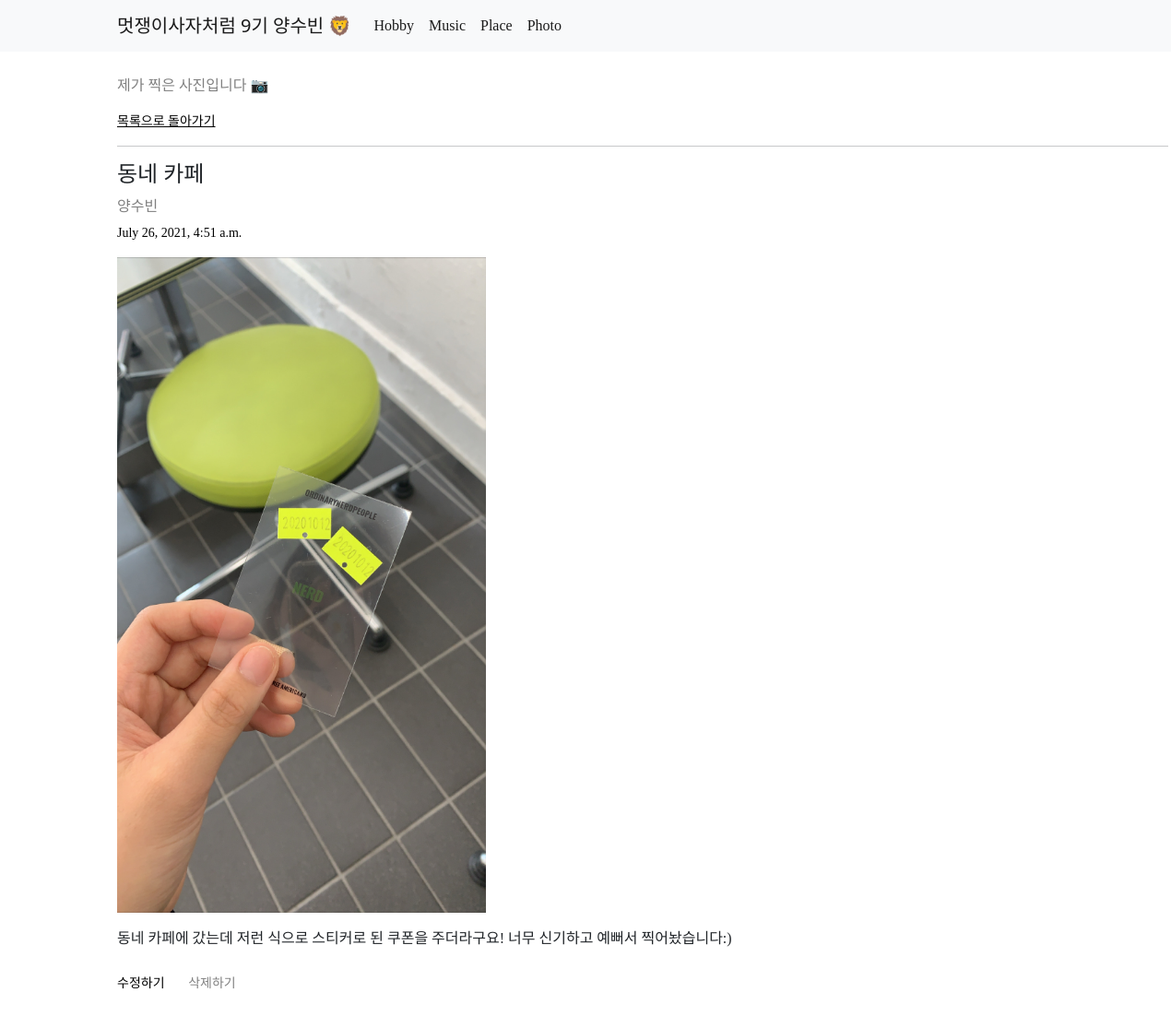
The app's page /15, older data.
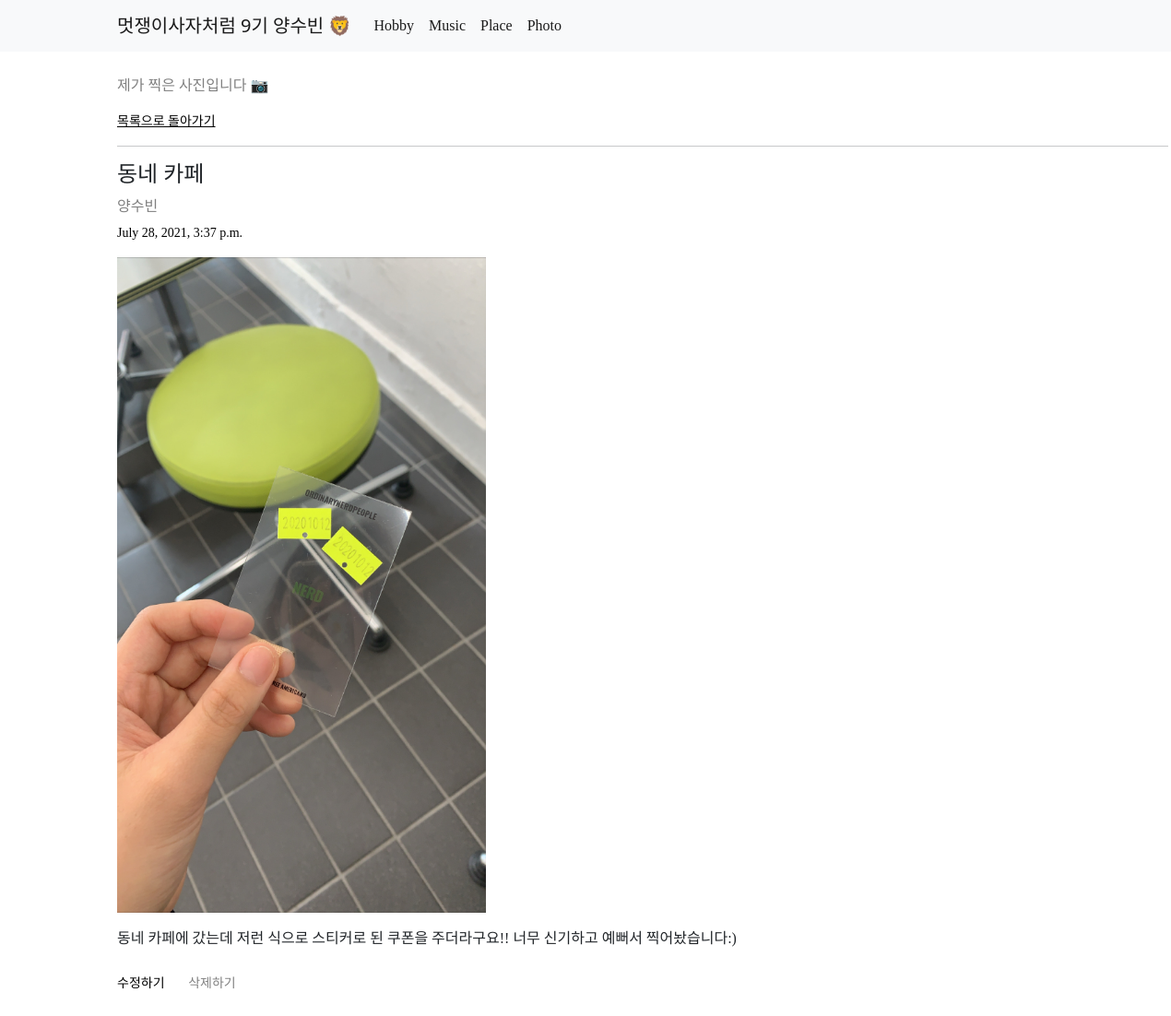
The same page, newer data.
### subin/models.py (models this page shows, shortened)
class Photo(models.Model):
    title = models.CharField(max_length=200)
    writer = models.CharField(max_length=100)
    pub_date = models.DateTimeField()
    image = models.ImageField(upload_to='images/', blank=True, null = True)
    body = models.TextField()

### subin/views.py (the view)
# urls.py: path('<str:id>', views.detail, name="detail"),
def detail(request, id):
    photo = get_object_or_404(Photo, pk=id)
    return render(request, "detail.html", {'photo':photo})

### subin/templates/detail.html (shortened to what this page needs)
{% extends 'base.html' %}
{% block contents %}
<div class="mainbox">
    <p>제가 찍은 사진입니다 📷  </p>
    <a href="{% url 'photo' %}" class="backBtn">목록으로 돌아가기</a>
    <hr>
    <h2 class="title">{{photo.title}}</h2>
    <p class="writer">{{photo.writer}}</p>
    <p class="date">{{photo.pub_date}}</p>
    <div class="content">
    {% if photo.image %}
    <img src="{{photo.image.url}}" alt="이미지" width="400" class="photo">
    {% endif %}
    <p class="body">{{photo.body}}</p>
    </div>
    <br>
    <a href="{% url 'edit' photo.id %}" class="editBtn">수정하기</a>
    <a href="{% url 'delete' photo.id %}" class="delBtn">삭제하기</a>
</div>
{% endblock %}

Row changes from the older to the newer data that the page shows:
changed Photo "동네 카페": pub_date "July 26, 2021, 4:51 a.m." → "July 28, 2021, 3:37 p.m."; body "동네 카페에 갔는데 저런 식으로 스티커로 된 쿠폰을 주더라구요! 너무 신기하고 예뻐서 찍어놨습니다:)" → "동네 카페에 갔는데 저런 식으로 스티커로 된 쿠폰을 주더라구요!! 너무 신기하고 예뻐서 찍어놨습니다:)"
